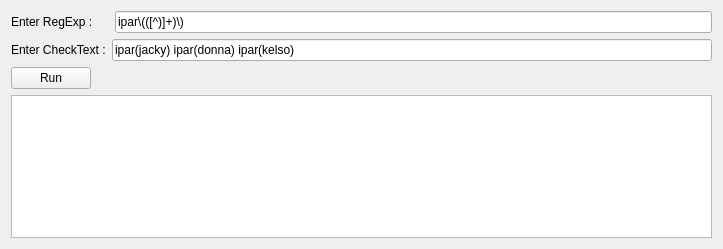
<?xml version="1.0" encoding="UTF-8"?>
<ui version="4.0">
 <class>MainWindow</class>
 <widget class="QMainWindow" name="MainWindow">
  <property name="geometry">
   <rect>
    <x>0</x>
    <y>0</y>
    <width>723</width>
    <height>249</height>
   </rect>
  </property>
  <property name="windowTitle">
   <string>MainWindow</string>
  </property>
  <widget class="QWidget" name="centralWidget">
   <layout class="QVBoxLayout" name="verticalLayout">
    <item>
     <layout class="QHBoxLayout" name="horizontalLayout">
      <item>
       <widget class="QLabel" name="regex_label_">
        <property name="text">
         <string>Enter RegExp :     </string>
        </property>
       </widget>
      </item>
      <item>
       <widget class="QLineEdit" name="regex_line_edit_">
        <property name="text">
         <string>ipar\(([^)]+)\)</string>
        </property>
       </widget>
      </item>
     </layout>
    </item>
    <item>
     <layout class="QHBoxLayout" name="horizontalLayout_2">
      <item>
       <widget class="QLabel" name="check_text_label_">
        <property name="text">
         <string>Enter CheckText :</string>
        </property>
       </widget>
      </item>
      <item>
       <widget class="QLineEdit" name="check_text_line_edit_">
        <property name="text">
         <string>ipar(jacky) ipar(donna) ipar(kelso)</string>
        </property>
       </widget>
      </item>
     </layout>
    </item>
    <item>
     <layout class="QHBoxLayout" name="horizontalLayout_3">
      <item>
       <widget class="QPushButton" name="run_button_">
        <property name="text">
         <string>Run</string>
        </property>
       </widget>
      </item>
      <item>
       <spacer name="horizontalSpacer_3">
        <property name="orientation">
         <enum>Qt::Horizontal</enum>
        </property>
        <property name="sizeHint" stdset="0">
         <size>
          <width>40</width>
          <height>20</height>
         </size>
        </property>
       </spacer>
      </item>
     </layout>
    </item>
    <item>
     <widget class="QTextBrowser" name="result_text_browser_"/>
    </item>
   </layout>
  </widget>
 </widget>
 <layoutdefault spacing="6" margin="11"/>
 <resources/>
 <connections/>
</ui>
